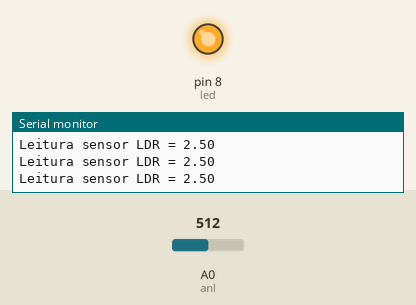
A sketch run on a simulated Arduino Uno, built with avr-gcc and run on an emulated ATmega328P. Parts: output pins drawn as LEDs (lit = HIGH), the last lines printed to the serial monitor. Inputs (shaded band) come from the test bench; at power-on: A0 (anl) = 512.

Above: at 1.3 s.
1.4 s: A0 (anl) set to 319
2.9 s: A0 (anl) set to 299
At 3.5 s:
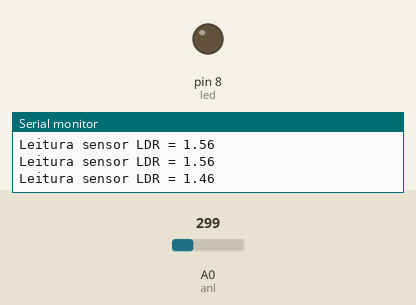
4.6 s: A0 (anl) set to 511
At 5.8 s:
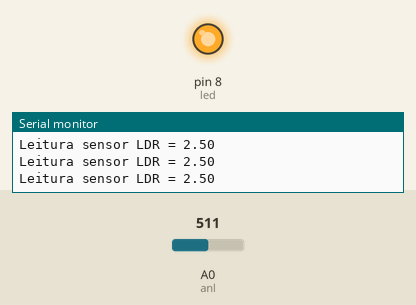
6.1 s: A0 (anl) set to 306
At 7.1 s:
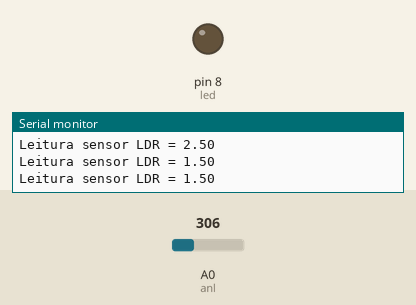
Timing chart, 0 to 8.6 s (numbered marks = the images above; inputs shaded):
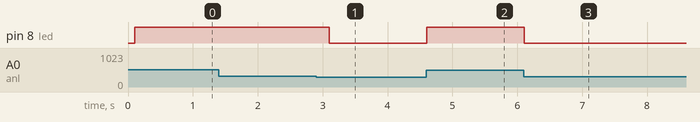

The sketch:

sensor_LUZ.ino
```cpp
#define anl A0
#define limiar 1.5
#define led 8

int leitura  = 0;
float VLDR;
float resLDR;

void setup() {
  pinMode(led, OUTPUT);
  Serial.begin(9600);
  delay(100);
}

void loop() {
  leitura = analogRead(anl);
  VLDR = leitura * (5.0 / 1023);
  Serial.print("Leitura sensor LDR = ");
  Serial.println(VLDR);

  if(VLDR > limiar)
    digitalWrite(led, HIGH);
  else
    digitalWrite(led, LOW);
    delay(500);

}
```

Measured:
- the behaviour switches between 307 and 306 on A0 (anl) (found by bisection; images 0 and 1)
- after the input at 2.9 s, pin 8 (led): HIGH → LOW after 0.20 s
- after the input at 4.6 s, pin 8 (led): LOW → HIGH at once
- after the input at 6.1 s, pin 8 (led): HIGH → LOW at once
